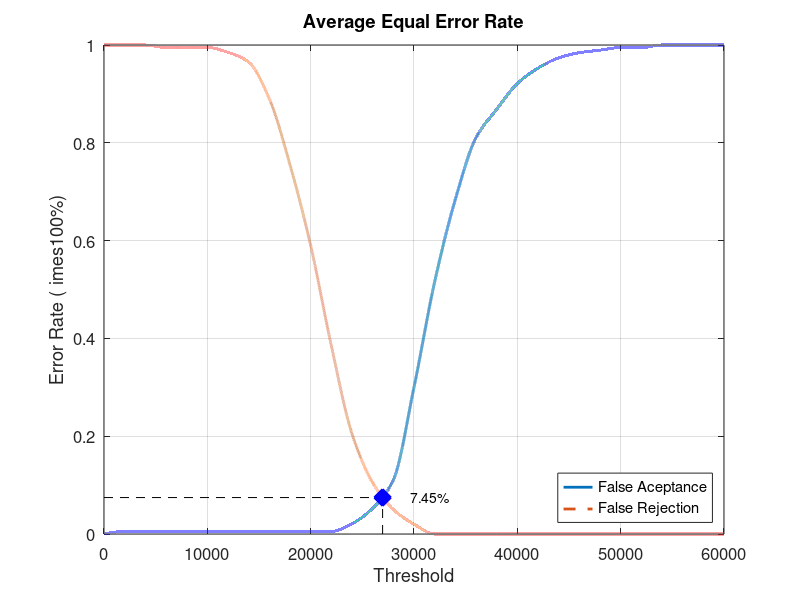
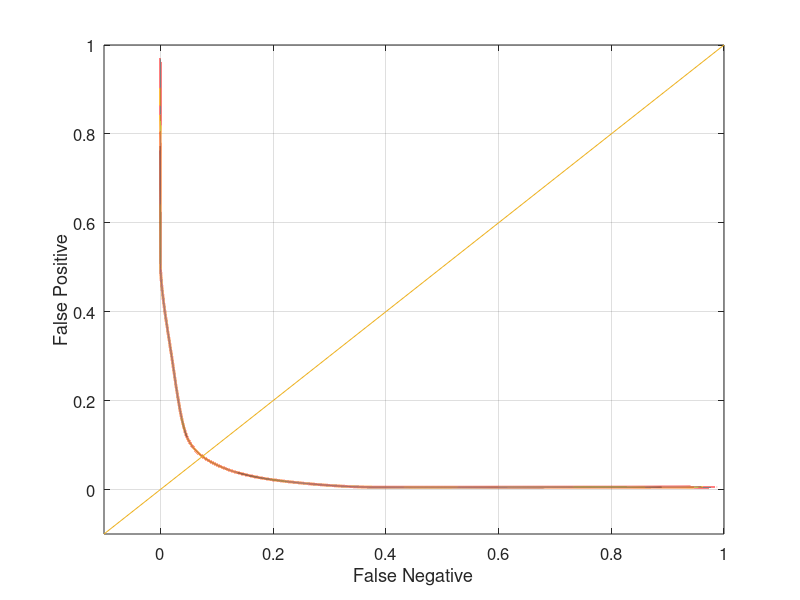

Here is the MATLAB script that generated these plots, in order:
close all;
clear;
clc;
x = 0:2000:60000;
xq = 0:0.5:60000;

y0 = [0 0.00526316 0.00526316 0.00526316 0.00526316 0.00526316 0.00526316 0.00526316 0.00526316 0.00526316 0.00526316 0.00526316 0.0210526 0.0526316 0.110526 0.3 0.515789 0.684211 0.810526 0.868421 0.921053 0.952632 0.973684 0.984211 0.989474 0.994737 0.994737 1 1 1 1]
yy0 = interp1(x, y0, xq, 'pchip');
y1 = [1 1 1 0.995 0.995 0.995 0.985 0.965 0.89 0.755 0.59 0.385 0.205 0.105 0.05 0.02 0 0 0 0 0 0 0 0 0 0 0 0 0 0 0]
yy1 = interp1(x, y1, xq, 'pchip');

% Calculating EER: 
y2 = abs(y0 - y1);
find(y2 == min(y2))
yy2 = abs(yy0 - yy1);
xEER = find(yy2 == min(yy2));
xEERIndex = xq(xEER) % X-axis EER
yEER = yy0(xEER) % Y-axis EER

main = figure
plot(xq, yy0,'-','LineWidth', 2);	hold on
plot(xq, yy1,'--','LineWidth', 2);	hold on
plot([xEERIndex xEERIndex], [0 yEER], 'k--');	hold on
plot([0 xEERIndex], [yEER yEER], 'k--');	hold on
plot(xEERIndex, yEER, 'bx', 'LineWidth', 10);	hold on
text(xEERIndex + 10 * xEERIndex / 100, yEER, [num2str(round((10000 * yEER)) / 100) '%'])
legend('False Aceptance', 'False Rejection', 'Location', 'SouthEast')
xlabel('Threshold')
ylabel('Error Rate (	imes100%)')
title('Average Equal Error Rate')
set(gca, 'FontSize', 12)
axis([0 60000 0 1])
grid on

print(main, 'Database4_1Main', '-dpng');
FNRxFPR = figure('Color', [1 1 1]);
plot(yy1, yy0, '-', yy1, yy0, 'LineWidth', 2);
hold on
y = -0.1:0.1:1
plot(y, y); 
set(gca, 'FontSize', 12)
xlabel('False Negative')
ylabel('False Positive')
axis([-0.1 1 -0.1 1])
set(gca, 'FontSize', 12)
grid on

print(FNRxFPR, 'Database4_1FNRxFPR','-dpng');
